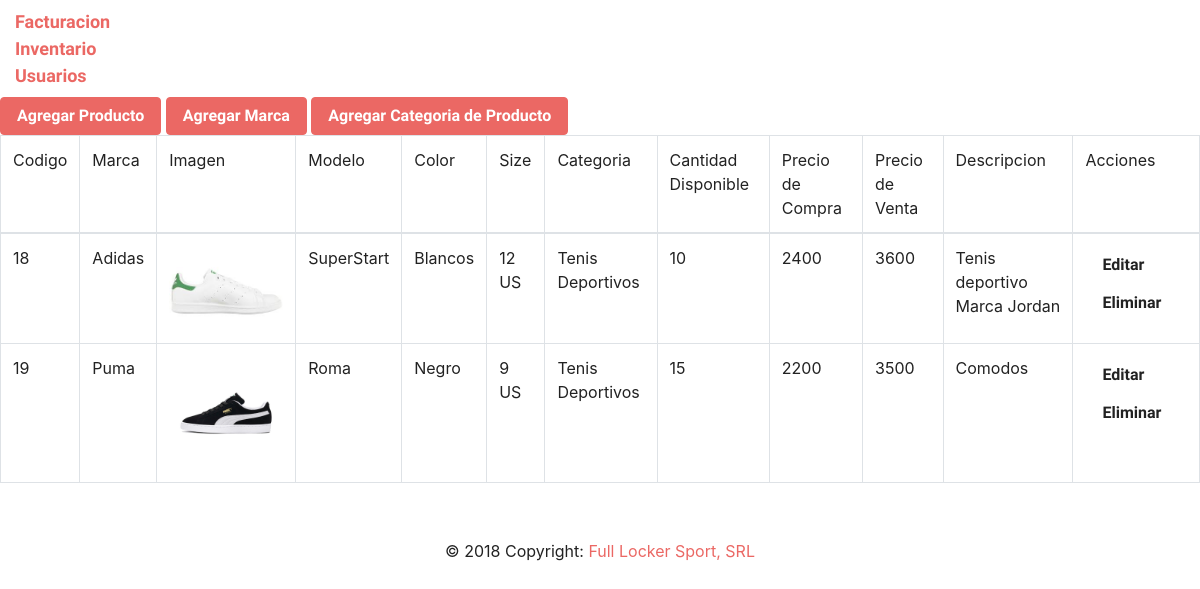
The app's page /inventario/ with its own data.
### inventario/models.py (models this page shows, shortened)
class Producto(models.Model):
		codigoIQ = models.AutoField(primary_key=True)
		imagen = models.ImageField(null=True, blank=True, upload_to="media")
		nombre = models.CharField(max_length=50, null=True)
		marca = models.ForeignKey(Marca, on_delete=models.CASCADE, null=True)
		modelo = models.CharField(max_length=15, null=True)
		color = models.CharField(max_length=15, null=True)
		size = models.CharField(max_length=10, null=True)
		categoria = models.ForeignKey(Categoria,on_delete=models.CASCADE)
		cantidad = models.IntegerField(default=0)
		precio_compra = models.IntegerField()
		precio_venta = models.IntegerField()
		descripcion = models.CharField(max_length=600)

class Marca(models.Model):
	marca = models.CharField(max_length=32)
	def __str__(self):
		return self.marca

class Categoria(models.Model):
		nombre = models.CharField(max_length=50)
		def __str__(self):
			return self.nombre

### inventario/views.py (the view)
# urls.py: path('', views.productoList_view, name='productoList'),
def productoList_view(request):
    productos = Producto.objects.all().order_by('codigoIQ')
    contexto = {'productos': productos}
    return render(request, 'inventario/productoList.html', contexto)

### templates/inventario/productoList.html
{% extends 'base/base.html' %}
{% block cuerpo %}
<a href="{% url 'nuevoProducto' %}" type='button' class="btn btn-primary">Agregar Producto</a>
<a href="{% url 'nuevaMarca' %}" type='button' class="btn btn-primary">Agregar Marca</a>
<a href="{% url 'nuevaCategoria' %}" type='button' class="btn btn-primary">Agregar Categoria de Producto</a>
<table class="table table-bordered">
    <thead>
        <tr>
            <td>Codigo</td>
            <td>Marca</td>
            <td>Imagen</td>
            <td>Modelo</td>
            <td>Color</td>
            <td>Size</td>
            <td>Categoria</td>
            <td>Cantidad Disponible</td>
            <td>Precio de Compra</td>
            <td>Precio de Venta</td>
            <td>Descripcion</td>
            <td>Acciones</td>
        </tr>
    </thead>
    <tbody>
        {% if productos %}
        {% for producto in productos %}
        <tr>
            <td>{{ producto.codigoIQ }}</td>
            <td>{{producto.marca}}</td>
            <td>
                {% if producto.imagen %}
                <img src="{{producto.imagen.url}}" alt="" class="img-fluid">
                {% endif %}
            </td>
            <td>{{producto.modelo}}</td>
            <td>{{producto.color}}</td>
            <td>{{producto.size}}</td>
            <td>{{producto.categoria}}</td>
            <td>{{producto.cantidad}}</td>
            <td>{{producto.precio_compra}}</td>
            <td>{{producto.precio_venta}}</td>
            <td>{{producto.descripcion}}</td>
            <td>
                <a class="btn btn-secundary" href="{% url 'editarProducto' producto.codigoIQ %}">Editar</a>
                <a class="btn btn-secundary" href="{% url 'eliminarProducto' producto.codigoIQ %}">Eliminar</a>
            </td>
          {% endfor %}
          {% else %}
          <h1>No existe productos registrados</h1>
          {% endif %}
        </tr>
    </tbody>
</table>
{% endblock %}

### records on screen
Producto: codigoIQ "18", marca "Adidas", imagen (picture), modelo "SuperStart", color "Blancos", size "12 US", categoria "Tenis Deportivos", cantidad "10", precio_compra "2400", precio_venta "3600", descripcion "Tenis deportivo Marca Jordan"
Producto: codigoIQ "19", marca "Puma", imagen (picture), modelo "Roma", color "Negro", size "9 US", categoria "Tenis Deportivos", cantidad "15", precio_compra "2200", precio_venta "3500", descripcion "Comodos"
